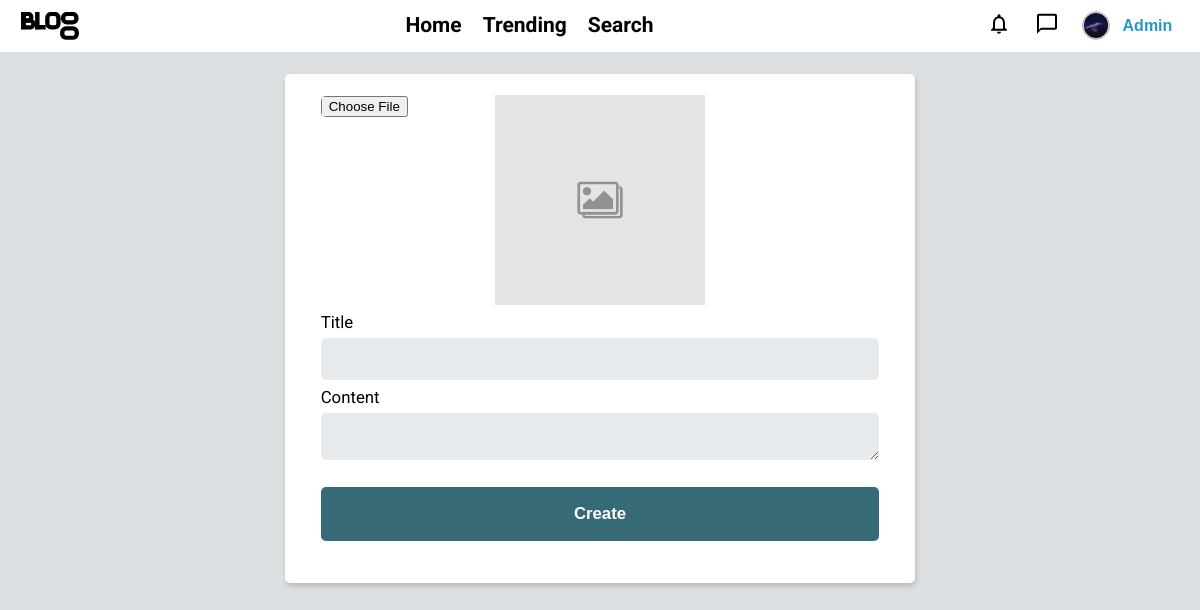
/create_post (signed in), run on the app's committed database.
### authentication/models.py (models this page shows, shortened)
class UserBlog(AbstractBaseUser):
    username = models.CharField(max_length=15, unique=True)
    email = models.EmailField(max_length=254, unique=True)
    description = models.TextField(max_length=250, blank=True)
    is_active = models.BooleanField(default=True)
    is_admin = models.BooleanField(default=False)
    objects = UserBlogManager()
    user_image = models.ImageField(upload_to=user_images_path, default='users/default_user.jpg', validators=[validate_image_file_extension])
    date_joined = models.DateTimeField(default=timezone.now)
    USERNAME_FIELD = 'username'
    EMAIL_FIELD = 'email'
    REQUIRED_FIELDS = ['email']
    def __str__(self):
        return self.username

### blog/views.py (the view)
# urls.py: path("create_post", views.create_post, name='create_post'),
@login_required
def create_post(request, **kwargs):
    if request.method == 'POST':
        post_form = CreatePostForm(request.POST, request.FILES, user=request.user)
        if post_form.is_valid():
            post_saved = post_form.save()
            messages.success(request, "Post created successfully")
            return redirect('post_detail', user=request.user, id=post_saved.id, title=post_saved.slug_name())
    else:
        post_form = CreatePostForm(user=request.user)
    return render(request, 'blog/create_post.html', context = {'post_form' : post_form})

### blog/forms.py
class CreatePostForm(BasePostForm):
    def __init__(self, *args, **kwargs):
        self.user = kwargs.pop('user', None)
        super(CreatePostForm, self).__init__(*args, **kwargs)

### templates/blog/create_post.html (shortened to what this page needs)
{% extends 'base.html' %}
{% load  crispy_forms_tags %}
{% load static %}
{% block 'content' %}
    <div class="form-box container flex">
        <div class="default-image flex">
            <img src="{% static 'images/default-img.jpg' %}" id="img-preview">
        </div>
        <form action="{% url 'create_post' %}" method="post" enctype="multipart/form-data" formTo="post">
            {{ post_form|crispy }}
            <input type="submit" value='Create'>
        </form>
    </div>
{% endblock 'content' %}

### templates/navBar.html (shortened to what this page needs)
{% load static %}
{% load blog_tags %}
<header class="flex">
    <a href="{% url 'homepage' %}"><img src="{% static 'svg/logo.svg' %}" alt="" class="medium-icon logo"></a>
    <nav id="primary-nav" class="flex primary-nav">
        <ul class="flex">
            <li class="nav-link"><a href="{% url 'homepage' %}" class="remove-link">Home</a></li>
            <li class="nav-link"><a href="#" class="remove-link">Trending</a></li>
            <li class="nav-link"><a href="#" class="remove-link">Search</a></li>
        </ul>
    </nav>
    <div class="auth-bar flex">
        {% if not request.user.is_authenticated %}
            <a href="{% url 'login' %}?next={{ request.path }}" class="login-button"><p>Log In</p></a>
        {% else %}
            <div class="notification-menu menu" menu>
                <button class="user-utils user-notifications-button menu-button" menuButton><img src="{% static 'svg/notification.svg' %}" alt=""></button>
            </div>
            <div class="message-menu menu" menu>
                <button class="user-utils user-messages-button menu-button" menuButton><img src="{% static 'svg/message.svg' %}" alt=""></button>
            </div>
            <div class="user-menu menu" menu>
                <button class="user-utils user-info-button menu-button flex" menuButton><img src="{{ request.user.user_image.url }}" alt="" class="round-image"><p>{{ request.user.username|capfirst }}</p></button>
            </div>
        {% endif %}
    </div>
</header>

### static/css/styles.css (style rules this page uses)
:root { --clr--primary: #376a77; --clr--secondary: #2798cc; --clr--dark: #070f11; --border--clr: #bdbdbd; --bg--clr--90: #f5f5f5; --bg--clr--100: #eeeeee; --bg--clr--101: #e7ebed; --bg--clr--120: #dde0e2; --bg--clr--150: #e1e1e1; --alert--clr: #505050; --sucess-message-clr: #229954; --ff--primary: "Roboto", sans-serif; --fixed-margin: 1em; --alert-form-font-size: .6em; --min-margin-gap: 0 min(var(--fixed-margin), 5vw); --container-fixed-width: 30em; --icon-size-small: 1.2rem; --nav-bar-size : 2.5em; }
*, *::before, *::after { box-sizing: border-box; }
body { font-family: var(--ff--primary); font-weight: 400; font-size: 1.3125rem; line-height: 1.6; background-color: var(--bg--clr--120); padding-bottom: calc(var(--fixed-margin) * 2); word-break: break-word; }
.container { box-shadow: 1px 3px 4px .5px var(--border--clr); border-radius: 5px; width: min(var(--container-fixed-width), 100%); margin-bottom: var(--fixed-margin); padding: var(--fixed-margin) min(1.7em, 5vw); background-color: white; }
.flex { display: flex; gap: var(--gap, 1em); }
.remove-link { text-decoration: none; }
.round-image { border-radius: 50%; width: var(--img--size, 2em); aspect-ratio: 1; border: 1px solid var(--border--clr); }
.medium-icon { width: calc(var(--icon-size-small) * 3); }
body, h1, h2, h3, h5, p { margin: 0; }
p { font-size: 1rem; }
header { position: sticky; top: 0; z-index: 9999; background-color: white; height: var(--nav-bar-size); border-bottom: 1px solid var(--bg--clr--120); margin-bottom: var(--fixed-margin); padding: 0 1em; justify-content: space-between; }
.logo { position: relative; top: 50%; transform: translateY(-50%); }
nav { align-items: center; }
nav > ul { padding: 0; }
.nav-link { list-style: none; padding: 0; position: relative; }
.nav-link::before { content: ""; width: 0%; height: 2px; background-color: var(--clr--secondary); position: absolute; top: 100%; left: 50%; transition: width .2s, left .2s; }
.nav-link > a { color: black; font-weight: bold; }
.auth-bar { position: relative; --gap: .5em; }
.auth-bar button { background: none; border: none; color: var(--clr--secondary); font-weight: bold; align-items: center; }
.user-info-button img { outline: 1px solid var(--border--clr); margin-right: .5em; }
.menu { position: relative; }
.menu > button { position: relative; top: 50%; transform: translateY(-50%); cursor: pointer; padding: .5em; border-radius: 10px; transition: background-color .5s; }
.form-box { justify-content: center; flex-direction: column; align-items: center; padding: min(1em 2.5em 2em 2.5em, 1em 7vw 2em 7vw); position: relative; }
.form-box form { margin-bottom: 1em; width: 100%; }
.form-box input, textarea { background-color: var(--bg--clr--101); border: none; width: 100%; padding: 1em 1em; border-radius: 5px; }
.form-box input[type="file"] { padding: 0; background-color: transparent; border: none; position: relative; }
.form-box input[type="submit"] { font-size: .8em; color: white; margin-top: 1em; font-weight: bold; background-color: var(--clr--primary); }
.form-box label { font-size: .8em; }
.textarea { resize: vertical; }
textarea[name="content"] { min-height: 3.5em; height: 3.5em; font-family: var(--ff--primary); }
.default-image { width: 100%; height: 10em; align-items: center; justify-content: center; }
.default-image img { height: 100%; width: 100%; object-fit: scale-down; }
#div_id_post_image { position: absolute; top: 1em; visibility: hidden; }
input[name="post_image"] { position: absolute; color: transparent; top: -3em; z-index: 1000; left: 0; visibility: visible; }

### data on the page
UserBlog: user.user_image (picture), user.username "Admin"
